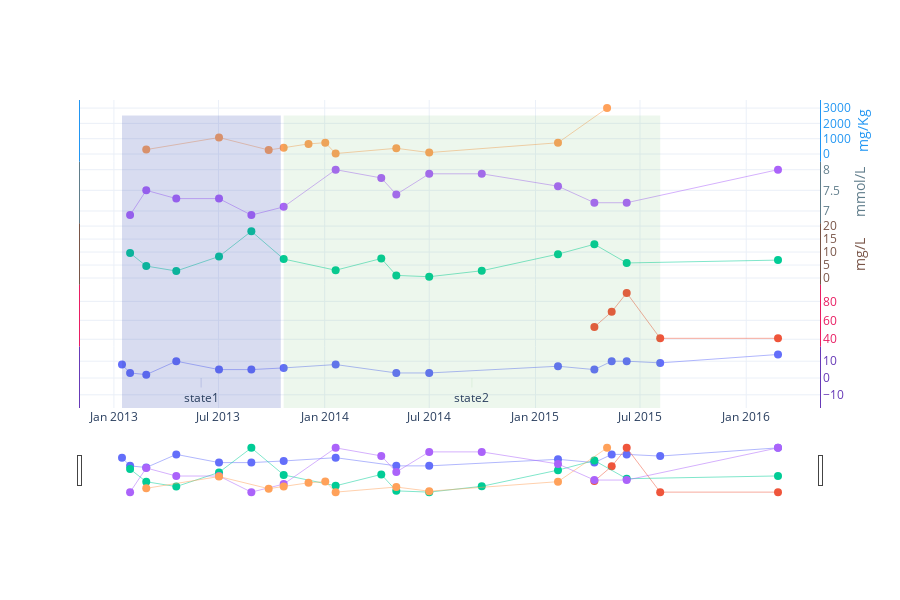

This figure's notebook cell:
### Code cell
# Create figure
fig = go.Figure()

# Add traces
fig.add_trace(go.Scatter(
    x=["2013-01-15", "2013-01-29", "2013-02-26", "2013-04-19", "2013-07-02",
       "2013-08-27",
       "2013-10-22", "2014-01-20", "2014-05-05", "2014-07-01", "2015-02-09",
       "2015-04-13",
       "2015-05-13", "2015-06-08", "2015-08-05", "2016-02-25"],
    y=["8", "3", "2", "10", "5", "5", "6", "8", "3", "3", "7", "5", "10", "10", "9",
       "14"],
    name="var0",
    text=["8", "3", "2", "10", "5", "5", "6", "8", "3", "3", "7", "5", "10", "10", "9",
          "14"],
    yaxis="y",
))

fig.add_trace(go.Scatter(
    x=["2015-04-13", "2015-05-13", "2015-06-08", "2015-08-05", "2016-02-25"],
    y=["53.0", "69.0", "89.0", "41.0", "41.0"],
    name="var1",
    text=["53.0", "69.0", "89.0", "41.0", "41.0"],
    yaxis="y2",
))

fig.add_trace(go.Scatter(
    x=["2013-01-29", "2013-02-26", "2013-04-19", "2013-07-02", "2013-08-27",
       "2013-10-22",
       "2014-01-20", "2014-04-09", "2014-05-05", "2014-07-01", "2014-09-30",
       "2015-02-09",
       "2015-04-13", "2015-06-08", "2016-02-25"],
    y=["9.6", "4.6", "2.7", "8.3", "18", "7.3", "3", "7.5", "1.0", "0.5", "2.8", "9.2",
       "13", "5.8", "6.9"],
    name="var2",
    text=["9.6", "4.6", "2.7", "8.3", "18", "7.3", "3", "7.5", "1.0", "0.5", "2.8",
          "9.2",
          "13", "5.8", "6.9"],
    yaxis="y3",
))

fig.add_trace(go.Scatter(
    x=["2013-01-29", "2013-02-26", "2013-04-19", "2013-07-02", "2013-08-27",
       "2013-10-22",
       "2014-01-20", "2014-04-09", "2014-05-05", "2014-07-01", "2014-09-30",
       "2015-02-09",
       "2015-04-13", "2015-06-08", "2016-02-25"],
    y=["6.9", "7.5", "7.3", "7.3", "6.9", "7.1", "8", "7.8", "7.4", "7.9", "7.9", "7.6",
       "7.2", "7.2", "8.0"],
    name="var3",
    text=["6.9", "7.5", "7.3", "7.3", "6.9", "7.1", "8", "7.8", "7.4", "7.9", "7.9",
          "7.6",
          "7.2", "7.2", "8.0"],
    yaxis="y4",
))

fig.add_trace(go.Scatter(
    x=["2013-02-26", "2013-07-02", "2013-09-26", "2013-10-22", "2013-12-04",
       "2014-01-02",
       "2014-01-20", "2014-05-05", "2014-07-01", "2015-02-09", "2015-05-05"],
    y=["290", "1078", "263", "407", "660", "740", "33", "374", "95", "734", "3000"],
    name="var4",
    text=["290", "1078", "263", "407", "660", "740", "33", "374", "95", "734", "3000"],
    yaxis="y5",
))

# style all the traces
fig.update_traces(
    hoverinfo="name+x+text",
    line={"width": 0.5},
    marker={"size": 8},
    mode="lines+markers",
    showlegend=False
)

# Add annotations
fig.update_layout(
    annotations=[
        go.layout.Annotation(
            x="2013-06-01",
            y=0,
            arrowcolor="rgba(63, 81, 181, 0.2)",
            arrowsize=0.3,
            ax=0,
            ay=30,
            text="state1",
            xref="x",
            yanchor="bottom",
            yref="y"
        ),
        go.layout.Annotation(
            x="2014-09-13",
            y=0,
            arrowcolor="rgba(76, 175, 80, 0.1)",
            arrowsize=0.3,
            ax=0,
            ay=30,
            text="state2",
            xref="x",
            yanchor="bottom",
            yref="y"
        )
    ],
)

# Add shapes
fig.update_layout(
    shapes=[
        go.layout.Shape(
            fillcolor="rgba(63, 81, 181, 0.2)",
            line={"width": 0},
            type="rect",
            x0="2013-01-15",
            x1="2013-10-17",
            xref="x",
            y0=0,
            y1=0.95,
            yref="paper"
        ),
        go.layout.Shape(
            fillcolor="rgba(76, 175, 80, 0.1)",
            line={"width": 0},
            type="rect",
            x0="2013-10-22",
            x1="2015-08-05",
            xref="x",
            y0=0,
            y1=0.95,
            yref="paper"
        )
    ]
)

# Update axes
fig.update_layout(
    xaxis=go.layout.XAxis(
        autorange=True,
        range=["2012-10-31 18:36:37.3129", "2016-05-10 05:23:22.6871"],
        rangeslider=dict(
            autorange=True,
            range=["2012-10-31 18:36:37.3129", "2016-05-10 05:23:22.6871"]
        ),
        type="date"
    ),
    yaxis=go.layout.YAxis(
        anchor="x",
        autorange=True,
        domain=[0, 0.2],
        linecolor="#673ab7",
        mirror=True,
        range=[-60.0858369099, 28.4406294707],
        showline=True,
        side="right",
        tickfont={"color": "#673ab7"},
        tickmode="auto",
        ticks="",
        titlefont={"color": "#673ab7"},
        type="linear",
        zeroline=False
    ),
    yaxis2=go.layout.YAxis(
        anchor="x",
        autorange=True,
        domain=[0.2, 0.4],
        linecolor="#E91E63",
        mirror=True,
        range=[29.3787777032, 100.621222297],
        showline=True,
        side="right",
        tickfont={"color": "#E91E63"},
        tickmode="auto",
        ticks="",
        titlefont={"color": "#E91E63"},
        type="linear",
        zeroline=False
    ),
    yaxis3=go.layout.YAxis(
        anchor="x",
        autorange=True,
        domain=[0.4, 0.6],
        linecolor="#795548",
        mirror=True,
        range=[-3.73690396239, 22.2369039624],
        showline=True,
        side="right",
        tickfont={"color": "#795548"},
        tickmode="auto",
        ticks="",
        title="mg/L",
        titlefont={"color": "#795548"},
        type="linear",
        zeroline=False
    ),
    yaxis4=go.layout.YAxis(
        anchor="x",
        autorange=True,
        domain=[0.6, 0.8],
        linecolor="#607d8b",
        mirror=True,
        range=[6.63368032236, 8.26631967764],
        showline=True,
        side="right",
        tickfont={"color": "#607d8b"},
        tickmode="auto",
        ticks="",
        title="mmol/L",
        titlefont={"color": "#607d8b"},
        type="linear",
        zeroline=False
    ),
    yaxis5=go.layout.YAxis(
        anchor="x",
        autorange=True,
        domain=[0.8, 1],
        linecolor="#2196F3",
        mirror=True,
        range=[-685.336803224, 3718.33680322],
        showline=True,
        side="right",
        tickfont={"color": "#2196F3"},
        tickmode="auto",
        ticks="",
        title="mg/Kg",
        titlefont={"color": "#2196F3"},
        type="linear",
        zeroline=False
    )
)

# Update layout
fig.update_layout(
    dragmode="zoom",
    hovermode="x",
    legend=dict(traceorder="reversed"),
    height=600,
    template="plotly_white",
    margin=dict(
        t=100,
        b=100
    ),
)

fig.show()

### Figure 1 — Plotly figure (JSON) as saved in the notebook; plotly's stock layout.template omitted (floating-point values rounded to 4 significant figures)
{"data": [{"hoverinfo": "name+x+text", "line": {"width": 0.5}, "marker": {"size": 8}, "mode": "lines+markers", "name": "var0", "showlegend": false, "text": ["8", "3", "2", "10", "5", "5", "6", "8", "3", "3", "7", "5", "10", "10", "9", "14"], "type": "scatter", "x": ["2013-01-15", "2013-01-29", "2013-02-26", "2013-04-19", "2013-07-02", "2013-08-27", "2013-10-22", "2014-01-20", "2014-05-05", "2014-07-01", "2015-02-09", "2015-04-13", "2015-05-13", "2015-06-08", "2015-08-05", "2016-02-25"], "y": ["8", "3", "2", "10", "5", "5", "6", "8", "3", "3", "7", "5", "10", "10", "9", "14"], "yaxis": "y"}, {"hoverinfo": "name+x+text", "line": {"width": 0.5}, "marker": {"size": 8}, "mode": "lines+markers", "name": "var1", "showlegend": false, "text": ["53.0", "69.0", "89.0", "41.0", "41.0"], "type": "scatter", "x": ["2015-04-13", "2015-05-13", "2015-06-08", "2015-08-05", "2016-02-25"], "y": ["53.0", "69.0", "89.0", "41.0", "41.0"], "yaxis": "y2"}, {"hoverinfo": "name+x+text", "line": {"width": 0.5}, "marker": {"size": 8}, "mode": "lines+markers", "name": "var2", "showlegend": false, "text": ["9.6", "4.6", "2.7", "8.3", "18", "7.3", "3", "7.5", "1.0", "0.5", "2.8", "9.2", "13", "5.8", "6.9"], "type": "scatter", "x": ["2013-01-29", "2013-02-26", "2013-04-19", "2013-07-02", "2013-08-27", "2013-10-22", "2014-01-20", "2014-04-09", "2014-05-05", "2014-07-01", "2014-09-30", "2015-02-09", "2015-04-13", "2015-06-08", "2016-02-25"], "y": ["9.6", "4.6", "2.7", "8.3", "18", "7.3", "3", "7.5", "1.0", "0.5", "2.8", "9.2", "13", "5.8", "6.9"], "yaxis": "y3"}, {"hoverinfo": "name+x+text", "line": {"width": 0.5}, "marker": {"size": 8}, "mode": "lines+markers", "name": "var3", "showlegend": false, "text": ["6.9", "7.5", "7.3", "7.3", "6.9", "7.1", "8", "7.8", "7.4", "7.9", "7.9", "7.6", "7.2", "7.2", "8.0"], "type": "scatter", "x": ["2013-01-29", "2013-02-26", "2013-04-19", "2013-07-02", "2013-08-27", "2013-10-22", "2014-01-20", "2014-04-09", "2014-05-05", "2014-07-01", "2014-09-30", "2015-02-09", "2015-04-13", "2015-06-08", "2016-02-25"], "y": ["6.9", "7.5", "7.3", "7.3", "6.9", "7.1", "8", "7.8", "7.4", "7.9", "7.9", "7.6", "7.2", "7.2", "8.0"], "yaxis": "y4"}, {"hoverinfo": "name+x+text", "line": {"width": 0.5}, "marker": {"size": 8}, "mode": "lines+markers", "name": "var4", "showlegend": false, "text": ["290", "1078", "263", "407", "660", "740", "33", "374", "95", "734", "3000"], "type": "scatter", "x": ["2013-02-26", "2013-07-02", "2013-09-26", "2013-10-22", "2013-12-04", "2014-01-02", "2014-01-20", "2014-05-05", "2014-07-01", "2015-02-09", "2015-05-05"], "y": ["290", "1078", "263", "407", "660", "740", "33", "374", "95", "734", "3000"], "yaxis": "y5"}], "layout": {"annotations": [{"arrowcolor": "rgba(63, 81, 181, 0.2)", "arrowsize": 0.3, "ax": 0, "ay": 30, "text": "state1", "x": "2013-06-01", "xref": "x", "y": 0, "yanchor": "bottom", "yref": "y"}, {"arrowcolor": "rgba(76, 175, 80, 0.1)", "arrowsize": 0.3, "ax": 0, "ay": 30, "text": "state2", "x": "2014-09-13", "xref": "x", "y": 0, "yanchor": "bottom", "yref": "y"}], "dragmode": "zoom", "height": 600, "hovermode": "x", "legend": {"traceorder": "reversed"}, "margin": {"b": 100, "t": 100}, "shapes": [{"fillcolor": "rgba(63, 81, 181, 0.2)", "line": {"width": 0}, "type": "rect", "x0": "2013-01-15", "x1": "2013-10-17", "xref": "x", "y0": 0, "y1": 0.95, "yref": "paper"}, {"fillcolor": "rgba(76, 175, 80, 0.1)", "line": {"width": 0}, "type": "rect", "x0": "2013-10-22", "x1": "2015-08-05", "xref": "x", "y0": 0, "y1": 0.95, "yref": "paper"}], "xaxis": {"autorange": true, "range": ["2012-10-31 18:36:37.3129", "2016-05-10 05:23:22.6871"], "rangeslider": {"autorange": true, "range": ["2012-10-31 18:36:37.3129", "2016-05-10 05:23:22.6871"]}, "type": "date"}, "yaxis": {"anchor": "x", "autorange": true, "domain": [0, 0.2], "linecolor": "#673ab7", "mirror": true, "range": [-60.09, 28.44], "showline": true, "side": "right", "tickfont": {"color": "#673ab7"}, "tickmode": "auto", "ticks": "", "title": {"font": {"color": "#673ab7"}}, "type": "linear", "zeroline": false}, "yaxis2": {"anchor": "x", "autorange": true, "domain": [0.2, 0.4], "linecolor": "#E91E63", "mirror": true, "range": [29.38, 100.6], "showline": true, "side": "right", "tickfont": {"color": "#E91E63"}, "tickmode": "auto", "ticks": "", "title": {"font": {"color": "#E91E63"}}, "type": "linear", "zeroline": false}, "yaxis3": {"anchor": "x", "autorange": true, "domain": [0.4, 0.6], "linecolor": "#795548", "mirror": true, "range": [-3.737, 22.24], "showline": true, "side": "right", "tickfont": {"color": "#795548"}, "tickmode": "auto", "ticks": "", "title": {"font": {"color": "#795548"}, "text": "mg/L"}, "type": "linear", "zeroline": false}, "yaxis4": {"anchor": "x", "autorange": true, "domain": [0.6, 0.8], "linecolor": "#607d8b", "mirror": true, "range": [6.634, 8.266], "showline": true, "side": "right", "tickfont": {"color": "#607d8b"}, "tickmode": "auto", "ticks": "", "title": {"font": {"color": "#607d8b"}, "text": "mmol/L"}, "type": "linear", "zeroline": false}, "yaxis5": {"anchor": "x", "autorange": true, "domain": [0.8, 1], "linecolor": "#2196F3", "mirror": true, "range": [-685.3, 3718.0], "showline": true, "side": "right", "tickfont": {"color": "#2196F3"}, "tickmode": "auto", "ticks": "", "title": {"font": {"color": "#2196F3"}, "text": "mg/Kg"}, "type": "linear", "zeroline": false}}}
